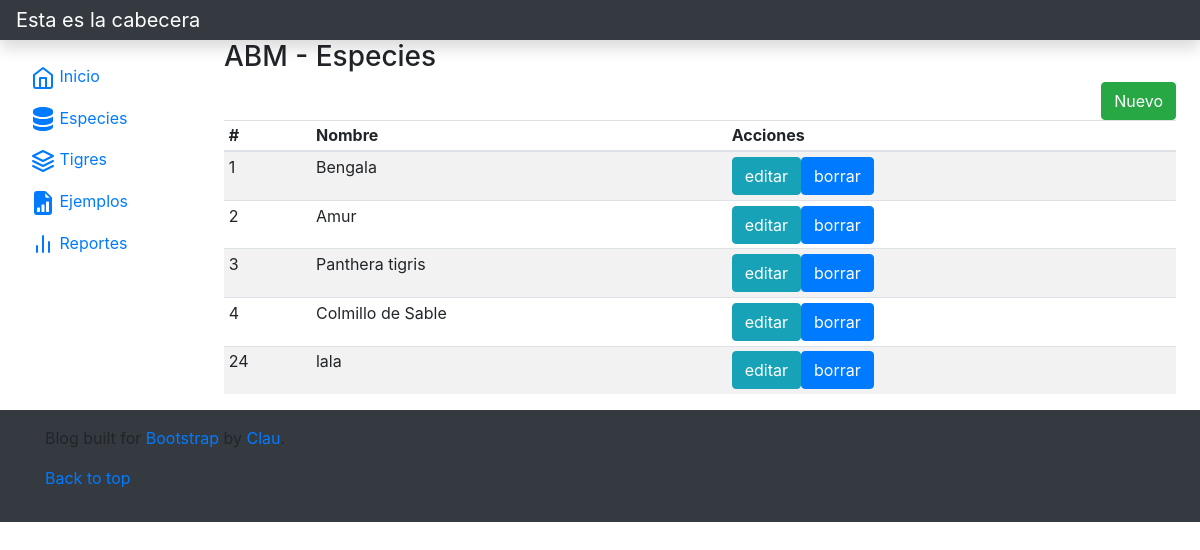
Screenshot of /vista/especie/index.php with the database file from the repository.
### tables this page shows
CREATE TABLE `especies` (
  `idespecie` int(11) NOT NULL,
  `especie` varchar(50) DEFAULT NULL
);

### modelo/conector/BaseDatos.php (called while the page is built, shortened)
<?php
class BaseDatos extends PDO {
  	private $indice;
  	private $resultado;
    public function __construct(){
        $this->indice =0;
    }
    public function Ejecutar($sql){
        if ( stristr($sql,"select")){
            $resp =  $this->EjecutarSelect($sql);
        }
        return $resp;
   }
   private function EjecutarSelect($sql){
       $cant = -1;
       try {
           $resultado=parent::query($sql);
       if($resultado){
        $arregloResult = $resultado->fetchAll();
        $cant = count($arregloResult);
       }
        }  catch (PDOException $e) {
            $this->analizarDebug();
        }
       return $cant;
   }
   public function Registro() {
       $filaActual = false;
       $indiceActual = $this->getIndice();
       if ($indiceActual>=0) {
           $filas = $this->getResultado();
           if($indiceActual<count($filas)){
               $filaActual =  $filas[$indiceActual];
           }else {
               $this->setIndice(-1);
           }
       }
       return $filaActual;
   }
   private function setIndice ($valor){
       $this->indice = $valor;
   }
   private function getIndice (){
       return $this->indice;
   }
   private function setResultado($valor){
       $this->resultado = $valor;
   }
   private function getResultado(){
      return $this->resultado;
   }
}

### modelo/Especie.php (called while the page is built, shortened)
<?php
class Especie extends BaseDatos
{
    private $id;
    private $especie;
    public function __construct(){
        $this->id="";
        $this->especie="";
    }
    public function getId(){
        return $this->id;
    }
    public function setId($valor){
        $this->id = $valor;
    }
    public function getDescripcion(){
        return $this->especie;
    }
    public function setDescripcion($valor){
        $this->especie = $valor;
    }
    public function listar($parametro=""){
        $arreglo = array();
        $sql="SELECT * FROM especies ";
        if ($parametro!="") {
            $sql.='WHERE '.$parametro;
        }
        if ($this->Iniciar()) {
        $res = $this->Ejecutar($sql);
        if($res>-1){
            if($res>0){
                while ($row = $this->Registro()){
                    $obj= new Especie();
                    $obj->setear($row['idespecie'], $row['especie']);
                    array_push($arreglo, $obj);
                }
            }
        }
        else {
           $this->setmensajeoperacion("Especie->listar: ".$this->getError());
        }
        }
        return $arreglo;
    }
}
?>

### control/ABMEspecie.php (called while the page is built, shortened)
<?php
class ABMEspecie{
    public function buscar($param){
        $where = " true ";
        $obj = new Especie();
        $arreglo = $obj->listar($where);
        return $arreglo;
    }
}
?>

### vista/especie/index.php (the view, shortened to what this page needs)
<?php
include_once("../estructura/cabeceraBT.php");
$obj= new ABMEspecie();
$lista = $obj->buscar(null);
?>
<h3>ABM - Especies</h3>
<div class="row float-right">
    <div class="col-md-12 float-right">
        <a class="btn btn-success" role="button" href="editar.php?accion=nuevo&id=-1">Nuevo</a>
    </div>
</div>
<div class="table-responsive">
    <table class="table table-striped table-sm">
        <thead>
        <tr>
            <th scope="col">#</th>
            <th scope="col">Nombre</th>
            <th scope="col">Acciones</th>
        </tr>
        </thead>
        <tbody>
<?php
 if( count($lista)>0){
    foreach ($lista as $objTabla) {
        echo '<tr><td>'.$objTabla->getId().'</td>';
        echo '<td>'.$objTabla->getDescripcion().'</td>';
        echo '<td><a class="btn btn-info" role="button" href="editar.php?accion=editar&id='.$objTabla->getId().'">editar</a>';
        echo '<a class="btn btn-primary" role="button" href="editar.php?accion=borrar&id='.$objTabla->getId().'">borrar</a></td></tr>';
	}
}
?>
        </tbody>
    </table>
</div>
<?php
include_once("../estructura/pieBT.php");
?>

### rows the page displays
especies: idespecie "1", especie "Bengala"
especies: idespecie "2", especie "Amur"
especies: idespecie "3", especie "Panthera tigris"
especies: idespecie "4", especie "Colmillo de Sable"
especies: idespecie "24", especie "lala"
